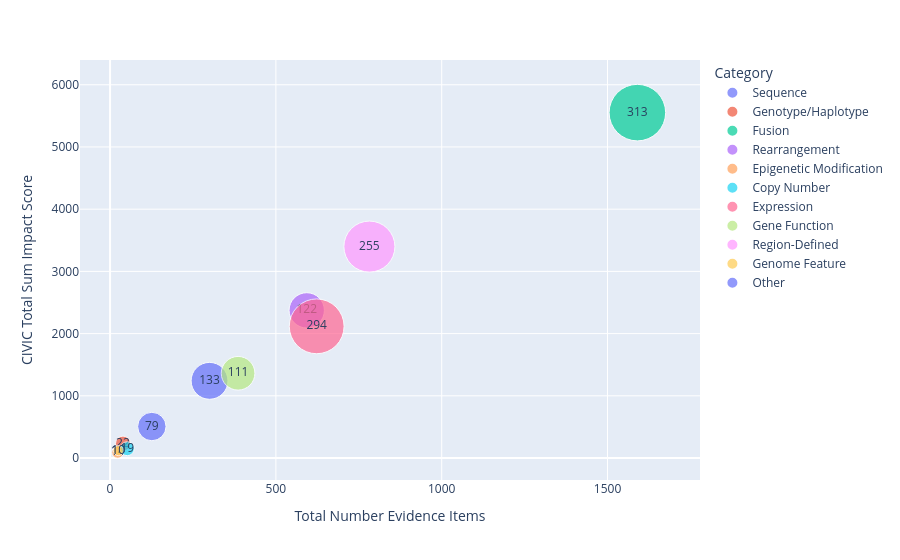

The cell this chart's notebook holds for it:
### Markdown cell above
The scatter plot below shows the relationship between the Not Supported variant sub category impact score and the number of evidence items associated with variants in each sub category. Additionally, the sizes of the data point represent the number of variants in each sub category.

### Code cell
fig2 = px.scatter(
    data_frame=not_supported_variant_impact_df,
    x="Total Number Evidence Items",
    y="CIVIC Total Sum Impact Score",
    size="Total Number Variants",
    size_max=40,
    text="Total Number Variants",
    color="Category",
    hover_data="% Accepted Evidence Items",
)
fig2.show()

### Figure 1 — Plotly figure (JSON) as saved in the notebook; plotly's stock layout.template omitted (floating-point values rounded to 4 significant figures)
{"data": [{"customdata": [["64.33%"]], "hovertemplate": "Category=Sequence<br>Total Number Evidence Items=%{x}<br>CIVIC Total Sum Impact Score=%{y}<br>Total Number Variants=%{text}<br>% Accepted Evidence Items=%{customdata[0]}<extra></extra>", "legendgroup": "Sequence", "marker": {"color": "#636efa", "size": [133], "sizemode": "area", "sizeref": 0.1956, "symbol": "circle"}, "mode": "markers+text", "name": "Sequence", "orientation": "v", "showlegend": true, "text": [133.0], "type": "scatter", "x": [300], "xaxis": "x", "y": [1241.0], "yaxis": "y"}, {"customdata": [["48.72%"]], "hovertemplate": "Category=Genotype/Haplotype<br>Total Number Evidence Items=%{x}<br>CIVIC Total Sum Impact Score=%{y}<br>Total Number Variants=%{text}<br>% Accepted Evidence Items=%{customdata[0]}<extra></extra>", "legendgroup": "Genotype/Haplotype", "marker": {"color": "#EF553B", "size": [22], "sizemode": "area", "sizeref": 0.1956, "symbol": "circle"}, "mode": "markers+text", "name": "Genotype/Haplotype", "orientation": "v", "showlegend": true, "text": [22.0], "type": "scatter", "x": [39], "xaxis": "x", "y": [232.0], "yaxis": "y"}, {"customdata": [["64.65%"]], "hovertemplate": "Category=Fusion<br>Total Number Evidence Items=%{x}<br>CIVIC Total Sum Impact Score=%{y}<br>Total Number Variants=%{text}<br>% Accepted Evidence Items=%{customdata[0]}<extra></extra>", "legendgroup": "Fusion", "marker": {"color": "#00cc96", "size": [313], "sizemode": "area", "sizeref": 0.1956, "symbol": "circle"}, "mode": "markers+text", "name": "Fusion", "orientation": "v", "showlegend": true, "text": [313.0], "type": "scatter", "x": [1590], "xaxis": "x", "y": [5552.0], "yaxis": "y"}, {"customdata": [["40.13%"]], "hovertemplate": "Category=Rearrangement<br>Total Number Evidence Items=%{x}<br>CIVIC Total Sum Impact Score=%{y}<br>Total Number Variants=%{text}<br>% Accepted Evidence Items=%{customdata[0]}<extra></extra>", "legendgroup": "Rearrangement", "marker": {"color": "#ab63fa", "size": [122], "sizemode": "area", "sizeref": 0.1956, "symbol": "circle"}, "mode": "markers+text", "name": "Rearrangement", "orientation": "v", "showlegend": true, "text": [122.0], "type": "scatter", "x": [593], "xaxis": "x", "y": [2374.0], "yaxis": "y"}, {"customdata": [["95.65%"]], "hovertemplate": "Category=Epigenetic Modification<br>Total Number Evidence Items=%{x}<br>CIVIC Total Sum Impact Score=%{y}<br>Total Number Variants=%{text}<br>% Accepted Evidence Items=%{customdata[0]}<extra></extra>", "legendgroup": "Epigenetic Modification", "marker": {"color": "#FFA15A", "size": [14], "sizemode": "area", "sizeref": 0.1956, "symbol": "circle"}, "mode": "markers+text", "name": "Epigenetic Modification", "orientation": "v", "showlegend": true, "text": [14.0], "type": "scatter", "x": [23], "xaxis": "x", "y": [92.0], "yaxis": "y"}, {"customdata": [["44.23%"]], "hovertemplate": "Category=Copy Number<br>Total Number Evidence Items=%{x}<br>CIVIC Total Sum Impact Score=%{y}<br>Total Number Variants=%{text}<br>% Accepted Evidence Items=%{customdata[0]}<extra></extra>", "legendgroup": "Copy Number", "marker": {"color": "#19d3f3", "size": [19], "sizemode": "area", "sizeref": 0.1956, "symbol": "circle"}, "mode": "markers+text", "name": "Copy Number", "orientation": "v", "showlegend": true, "text": [19.0], "type": "scatter", "x": [52], "xaxis": "x", "y": [150.0], "yaxis": "y"}, {"customdata": [["55.38%"]], "hovertemplate": "Category=Expression<br>Total Number Evidence Items=%{x}<br>CIVIC Total Sum Impact Score=%{y}<br>Total Number Variants=%{text}<br>% Accepted Evidence Items=%{customdata[0]}<extra></extra>", "legendgroup": "Expression", "marker": {"color": "#FF6692", "size": [294], "sizemode": "area", "sizeref": 0.1956, "symbol": "circle"}, "mode": "markers+text", "name": "Expression", "orientation": "v", "showlegend": true, "text": [294.0], "type": "scatter", "x": [623], "xaxis": "x", "y": [2117.0], "yaxis": "y"}, {"customdata": [["44.30%"]], "hovertemplate": "Category=Gene Function<br>Total Number Evidence Items=%{x}<br>CIVIC Total Sum Impact Score=%{y}<br>Total Number Variants=%{text}<br>% Accepted Evidence Items=%{customdata[0]}<extra></extra>", "legendgroup": "Gene Function", "marker": {"color": "#B6E880", "size": [111], "sizemode": "area", "sizeref": 0.1956, "symbol": "circle"}, "mode": "markers+text", "name": "Gene Function", "orientation": "v", "showlegend": true, "text": [111.0], "type": "scatter", "x": [386], "xaxis": "x", "y": [1362.0], "yaxis": "y"}, {"customdata": [["58.70%"]], "hovertemplate": "Category=Region-Defined<br>Total Number Evidence Items=%{x}<br>CIVIC Total Sum Impact Score=%{y}<br>Total Number Variants=%{text}<br>% Accepted Evidence Items=%{customdata[0]}<extra></extra>", "legendgroup": "Region-Defined", "marker": {"color": "#FF97FF", "size": [255], "sizemode": "area", "sizeref": 0.1956, "symbol": "circle"}, "mode": "markers+text", "name": "Region-Defined", "orientation": "v", "showlegend": true, "text": [255.0], "type": "scatter", "x": [782], "xaxis": "x", "y": [3398.0], "yaxis": "y"}, {"customdata": [["20.00%"]], "hovertemplate": "Category=Genome Feature<br>Total Number Evidence Items=%{x}<br>CIVIC Total Sum Impact Score=%{y}<br>Total Number Variants=%{text}<br>% Accepted Evidence Items=%{customdata[0]}<extra></extra>", "legendgroup": "Genome Feature", "marker": {"color": "#FECB52", "size": [10], "sizemode": "area", "sizeref": 0.1956, "symbol": "circle"}, "mode": "markers+text", "name": "Genome Feature", "orientation": "v", "showlegend": true, "text": [10.0], "type": "scatter", "x": [25], "xaxis": "x", "y": [120.0], "yaxis": "y"}, {"customdata": [["33.33%"]], "hovertemplate": "Category=Other<br>Total Number Evidence Items=%{x}<br>CIVIC Total Sum Impact Score=%{y}<br>Total Number Variants=%{text}<br>% Accepted Evidence Items=%{customdata[0]}<extra></extra>", "legendgroup": "Other", "marker": {"color": "#636efa", "size": [79], "sizemode": "area", "sizeref": 0.1956, "symbol": "circle"}, "mode": "markers+text", "name": "Other", "orientation": "v", "showlegend": true, "text": [79.0], "type": "scatter", "x": [126], "xaxis": "x", "y": [506.5], "yaxis": "y"}], "layout": {"legend": {"itemsizing": "constant", "title": {"text": "Category"}, "tracegroupgap": 0}, "margin": {"t": 60}, "xaxis": {"anchor": "y", "domain": [0, 1], "title": {"text": "Total Number Evidence Items"}}, "yaxis": {"anchor": "x", "domain": [0, 1], "title": {"text": "CIVIC Total Sum Impact Score"}}}}
